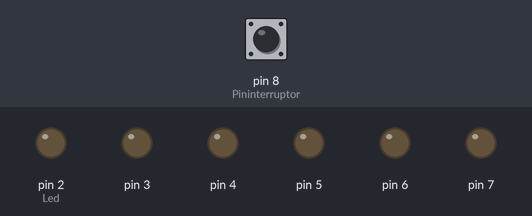
This sketch was run on a simulated Arduino Uno, built with avr-gcc and run on an emulated ATmega328P. Shown: output pins drawn as LEDs (lit = HIGH). The inputs (shaded band) are chosen by the test bench; at power-on: pin 8 (Pininterruptor) LOW.

Above: at 0.1 s.
At 10.1 s:
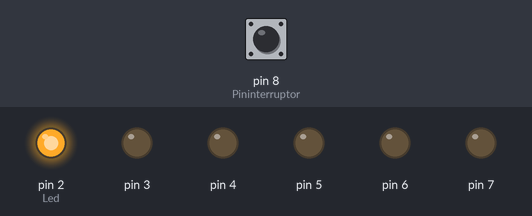
At 20.1 s:
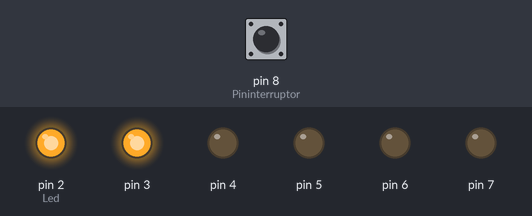
At 30.1 s:
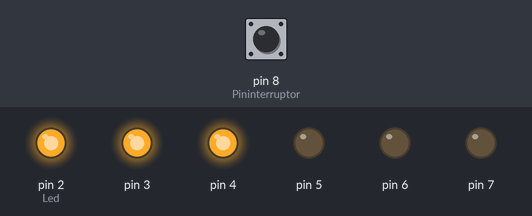
At 40.1 s:
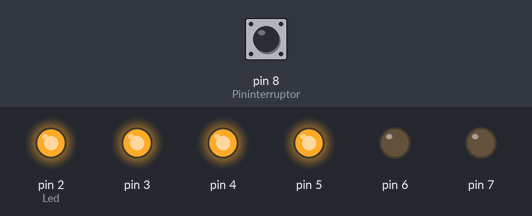
At 60.1 s:
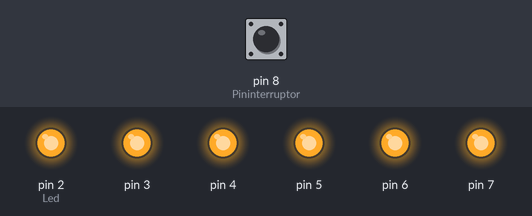
Timing chart, 0 to 61.6 s (numbered marks = the images above):
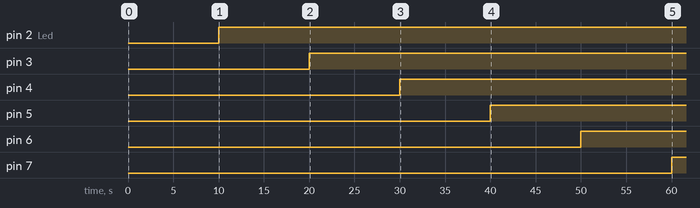

The sketch:

Proyecto_0017.ino
```cpp
  //Reloj de Arena con LED´s

const int Pininterruptor = 8;
unsigned long TiempoPrevio = 0;
int EstadodelInterruptor = 0;
int EstadoPreviodelInterruptor = 0;
int Led = 2;
long TiempoIntervalocadaLed = 10000;

void setup() {
  for(int x=2;x<8;x++){
      pinMode(x, OUTPUT);
    }
  pinMode(Pininterruptor, INPUT);
}

void loop() {
  unsigned long TiempoActual=millis();
  if(TiempoActual-TiempoPrevio > TiempoIntervalocadaLed){
      TiempoPrevio=TiempoActual;
      digitalWrite(Led, HIGH);
      Led++;
      if(Led==7){
        }
    }
    EstadodelInterruptor = digitalRead(Pininterruptor);
    if(EstadodelInterruptor != EstadoPreviodelInterruptor){
        for(int x=2;x<8; x++){
            digitalWrite(x, LOW);
          }
          Led = 2;
          TiempoPrevio = TiempoActual;
      }
      EstadoPreviodelInterruptor = EstadodelInterruptor;
}
```

Led_Matrix.cpp
```cpp
#include "Arduino.h"
#include "Led_Matrix.h"

Led_Matrix::Led_Matrix(uint8_t row, uint8_t column){
  size_r = row;
  size_c = column;

  for ( int i = 0; i < (size_r + size_c); i++ )
    pinMode( i, OUTPUT );
}

void Led_Matrix::GND_High(){
  for( int i = 0; i < size_c; i++)
  digitalWrite( i, HIGH );
}

void Led_Matrix::Row_Low(){
  for( int i = size_r; i < ((size_c + size_r) - 1); i++)
    digitalWrite( i, LOW );
}

void Led_Matrix::All_On(){
  for ( int i = (size_r + size_c) - 1; i >= size_r; i-- )
    digitalWrite( i, HIGH );
  for( int i = size_r - 1; i >= 0; i-- )
    digitalWrite( i, LOW );
}

void Led_Matrix::All_Off(){
  for ( int i = (size_r + size_c) - 1; i >= size_r; i-- )
    digitalWrite( i, LOW );
}

void Led_Matrix::Sweep_Ver(){
  int mTime = 0;
  All_Off();
  for ( int i = (size_r + size_c); i >= size_r; i--){
    digitalWrite( i, HIGH );
    delay(50);
    mTime = mTime + 50;
  }
  All_On();
  delay(1000 - mTime);
  All_Off();
}

void Led_Matrix::Sweep_Hor(){
  int mTime = 0;
  All_On();
  GND_High();
  for( int i = (size_c - 1); i >= 0; i--){
    digitalWrite( i, LOW );
    delay(50);
    mTime = mTime + 50;
  }
  All_On();
  delay(1000 - mTime);
  All_Off();
}

void Led_Matrix::Square_In(){
  int time = 1;
  int rep = 10;
  All_On();
  for (int x = 0; x < rep; x++){
    for( int i = 0; i < 8;i++){
      GND_High();
      digitalWrite(i,LOW);
      delay(time);
    }
  }

  digitalWrite(size_c, LOW);
  digitalWrite(size_c+size_r-1, LOW);
  for (int x = 0; x < rep; x++){
    for( int i = 1; i < 7;i++){
      GND_High();
      digitalWrite(i,LOW);
      delay(time);
    }
  }

  digitalWrite(size_c + 1, LOW);
  digitalWrite(size_c+size_r-2, LOW);
  for (int x = 0; x < rep; x++){
    for( int i = 2; i < 6;i++){
      GND_High();
      digitalWrite(i,LOW);
      delay(time);
    }
  }

  digitalWrite(size_c + 2, LOW);
  digitalWrite(size_c+size_r-3, LOW);
  for (int x = 0; x < rep *50; x++){
    for( int i = 3; i < 5;i++){
      GND_High();
      digitalWrite(i,LOW);
      delay(time);
    }
  }
}

void Led_Matrix::Square_Out(){
  int time = 1;
  int rep = 10;
  All_On();

  digitalWrite(size_c, LOW);
  digitalWrite(size_c+size_r-1, LOW);
  digitalWrite(size_c + 1, LOW);
  digitalWrite(size_c+size_r-2, LOW);
  digitalWrite(size_c + 2, LOW);
  digitalWrite(size_c+size_r-3, LOW);
  for (int x = 0; x < rep; x++){
    for( int i = 3; i < 5;i++){
      GND_High();
      digitalWrite(i,LOW);
      delay(time);
    }
  }

  digitalWrite(size_c + 2, HIGH);
  digitalWrite(size_c+size_r-3, HIGH);
  for (int x = 0; x < rep; x++){
    for( int i = 2; i < 6;i++){
      GND_High();
      digitalWrite(i,LOW);
      delay(time);
    }
  }

  digitalWrite(size_c + 1, HIGH);
  digitalWrite(size_c+size_r-2, HIGH);
  for (int x = 0; x < rep; x++){
    for( int i = 1; i < 7;i++){
      GND_High();
      digitalWrite(i,LOW);
      delay(time);
    }
  }

  digitalWrite(size_c, HIGH);
  digitalWrite(size_c+size_r-1, HIGH);
  for (int x = 0; x < rep; x++){
    for( int i = 0; i < 8;i++){
      GND_High();
      digitalWrite(i,LOW);
      delay(time);
    }
  }
  All_On();
  delay(500);
}

void Led_Matrix::Line_Ver(){
  int mTime = 0;
  All_On();
  GND_High();
  for( int i = (size_c - 1); i >= 0; i--){
    digitalWrite(i+1,HIGH);
    digitalWrite( i, LOW );
    delay(50);
    mTime = mTime + 50;
  }
}

void Led_Matrix::Line_Ver_Rev(){
  int mTime = 0;
  All_On();
  GND_High();
  for( int i = 0; i <= size_c - 1; i++){
    digitalWrite(i-1,HIGH);
    digitalWrite( i, LOW );
    delay(50);
    mTime = mTime + 50;
  }
}

void Led_Matrix::Line_Hor(){
  int mTime = 0;
  All_Off();
  for ( int i = (size_r + size_c); i >= size_r; i--){
    digitalWrite( i+1,LOW);
    digitalWrite( i, HIGH );
    delay(50);
    mTime = mTime + 50;
  }
}

void Led_Matrix::Line_Hor_Rev(){
  int mTime = 0;
  All_Off();
  for ( int i = size_r; i <= size_r+size_c; i++){
    digitalWrite( i-1,LOW);
    digitalWrite( i, HIGH );
    delay(50);
    mTime = mTime + 50;
  }
}
```

Led_Matrix.h
```cpp
#ifndef Led_Matrix_h
#define Led_Matrix_h

class Led_Matrix{
  private:
  int size_r;
  int size_c;
  void GND_High();
  void Row_Low();

  public:
  Led_Matrix(uint8_t row, uint8_t column);
  void All_On();
  void All_Off();
  void Sweep_Ver();
  void Sweep_Hor();
  void Square_In();
  void Square_Out();
  void Line_Ver();
  void Line_Hor();
  void Line_Ver_Rev();
  void Line_Hor_Rev();
};

#endif
```

Measured:
- by itself, pin 2 (Led): LOW → HIGH at 10.0 s
- by itself, pin 3: LOW → HIGH at 20.0 s
- by itself, pin 4: LOW → HIGH at 30.0 s
- by itself, pin 5: LOW → HIGH at 40.0 s
- by itself, pin 6: LOW → HIGH at 50.0 s
- by itself, pin 7: LOW → HIGH at 60.0 s
